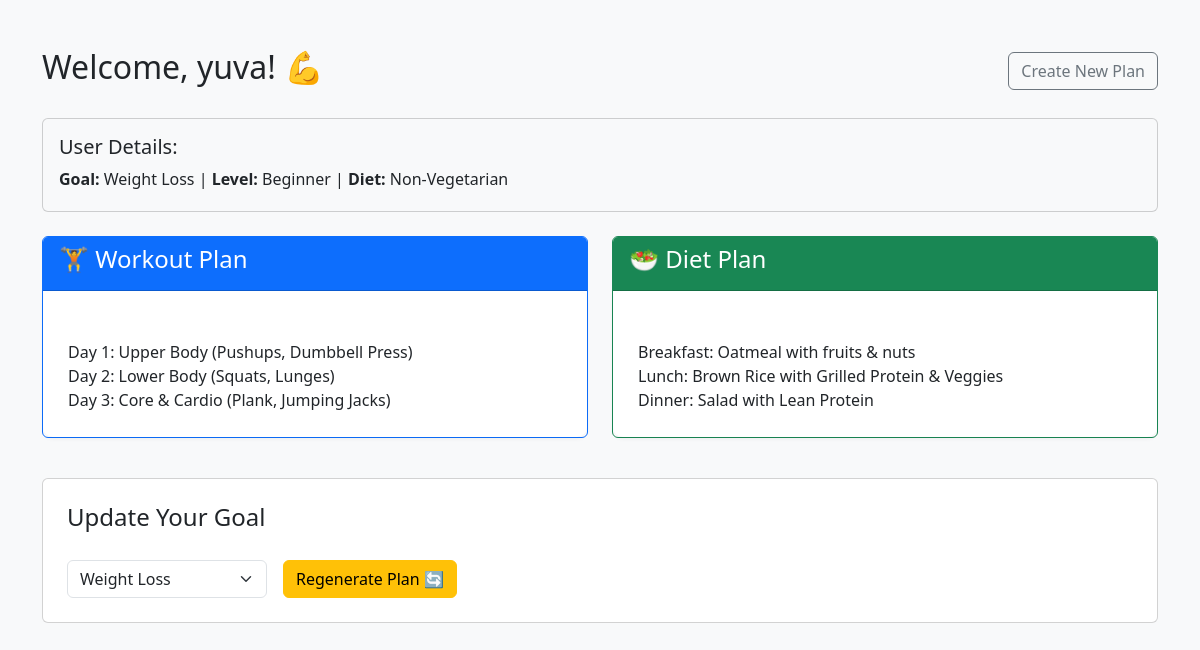
The page /result/3 on the database its author committed.
### tables this page shows
CREATE TABLE users (
            id INTEGER PRIMARY KEY AUTOINCREMENT,
            name TEXT NOT NULL,
            age INTEGER,
            gender TEXT,
            fitness_goal TEXT,
            experience_level TEXT,
            dietary_preference TEXT,
            workout_plan TEXT,
            diet_plan TEXT
        );

### app/routes.py (the view)
@router.get("/result/{user_id}", response_class=HTMLResponse)
def show_result(request: Request, user_id: int):
    user = get_user_plan(user_id)
    if not user:
        return RedirectResponse(url="/", status_code=303)
    return templates.TemplateResponse(
        request=request,
        name="result.html",
        context={"user": user}
    )

### templates/result.html (shortened to what this page needs)
<!DOCTYPE html>
<html lang="en">
<head>
    <link href="https://cdn.jsdelivr.net/npm/bootstrap@5.3.0/dist/css/bootstrap.min.css" rel="stylesheet">
</head>
<body>
    <div class="container my-5">
        <div class="d-flex justify-content-between align-items-center mb-4">
            <h2>Welcome, {{ user[1] }}! 💪</h2>
            <a href="/" class="btn btn-outline-secondary">Create New Plan</a>
        </div>
        <div class="card p-3 mb-4 bg-light">
            <h5>User Details:</h5>
            <p class="mb-1"><strong>Goal:</strong> {{ user[4] }} | <strong>Level:</strong> {{ user[5] }} | <strong>Diet:</strong> {{ user[6] }}</p>
        </div>
        <div class="row">
            <div class="col-md-6 mb-4">
                <div class="card border-primary h-100">
                    <div class="card-header bg-primary text-white">
                        <h4>🏋️ Workout Plan</h4>
                    </div>
                    <div class="card-body plan-box">
                        {{ user[7] }}
                    </div>
                </div>
            </div>
            <div class="col-md-6 mb-4">
                <div class="card border-success h-100">
                    <div class="card-header bg-success text-white">
                        <h4>🥗 Diet Plan</h4>
                    </div>
                    <div class="card-body plan-box">
                        {{ user[8] }}
                    </div>
                </div>
            </div>
        </div>
        <div class="card p-4 mt-3">
            <h4>Update Your Goal</h4>
            <form action="/update/{{ user[0] }}" method="POST" class="row g-3 align-items-center mt-1">
                <div class="col-auto">
                    <select name="new_goal" class="form-select" required>
                        <option value="Weight Loss">Weight Loss</option>
                    </select>
                </div>
                <div class="col-auto">
                    <button type="submit" class="btn btn-warning">Regenerate Plan 🔄</button>
                </div>
            </form>
        </div>
    </div>
</body>
</html>

### templates/result.html (style rules this page uses)
body { background-color: #f8f9fa; }
.plan-box { background: white; padding: 25px; border-radius: 10px; box-shadow: 0 2px 4px rgba(0,0,0,0.05); white-space: pre-line; }

### rows shown on the page
users: name "yuva", fitness_goal "Weight Loss", experience_level "Beginner", dietary_preference "Non-Vegetarian", workout_plan "Day 1: Upper Body (Pushups, Dumbbell Press) Day 2: Lower Body (Squats, Lunges) Day 3: Core & Cardio (Plank, Jumping Jacks)", diet_plan "Breakfast: Oatmeal with fruits & nuts Lunch: Brown Rice with Grilled Protein & Veggies Dinner: Salad with Lean Protein"
